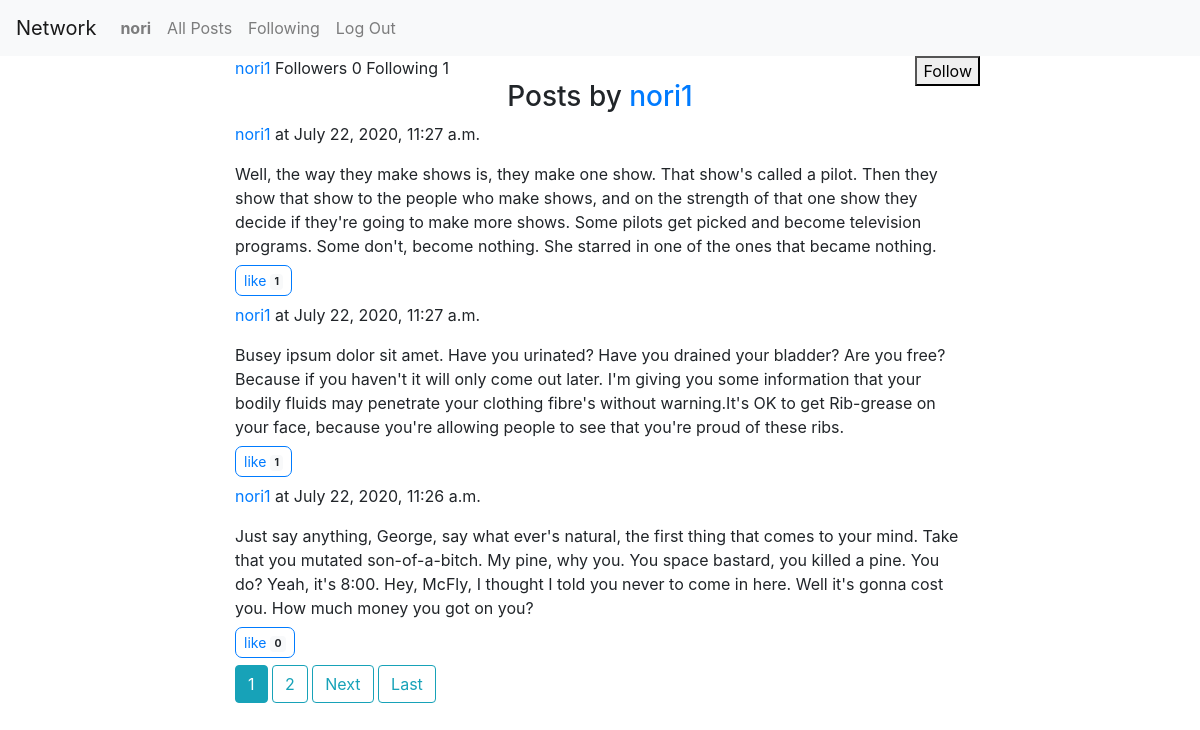
Page /profile/nori1 (signed in) on the committed database.
### network/models.py (models this page shows, shortened)
class User(AbstractUser):
    pass

class Post(models.Model):
    content = models.TextField()
    author = models.ForeignKey(User, on_delete=models.CASCADE)
    created_at = models.DateTimeField(auto_now_add=True)
    n_likes = models.IntegerField(default=0)

### network/views.py (the view)
# urls.py: path("profile/<username>", views.profile, name="profile"),
def profile(request, username):
    userid = User.objects.filter(username=username).first().id
    posts = Post.objects.filter(author=userid).order_by('created_at').reverse()
    posts_ids = posts.values_list('id', flat=True)
    posts_likes = Post_likes.objects.filter(post_id__in=posts_ids, user_id=userid)
    paginator = Paginator(posts, 3)
    page_number = request.GET.get('page')
    page_obj = paginator.get_page(page_number)
    context = {
        "page_obj": page_obj ,
        "username": username,
        "n_followers":Follower.objects.filter(user=userid).count(),
        "n_following":Follower.objects.filter(follower_id=userid).count(),
        'posts_likes': posts_likes.values_list('post_id', flat=True),
        "is_follower": Follower.objects.filter(user=userid, follower_id=request.user.id)
    }
    return render(request, "network/profile.html", context)

### network/templates/network/profile.html (shortened to what this page needs)
{% extends "network/layout.html" %}
{% block body %}
    <div  style="text-align: left;">
        <span> <a href="{%url 'profile' username %}">{{username}}</a></span>
         <span>Followers <span> {{n_followers}} </span></span>
         <span>Following  <span>{{n_following}}</span></span>
    </div>
    {% if user.username != username  %}
        {% if is_follower %}
            <button class="follow">Following</button>
        {% else %}
            <button class="follow" >Follow</button>
        {% endif %}
    {% endif%}
    <div>
        <h3 style="text-align: center;">Posts by <span> <a href="{%url 'profile' username %}">{{username}}</a></span> </h3>
        {% for post in page_obj %}
        <div id="{{post.id}}" style="position: relative;">
            <p><a href="{% url 'profile' post.author %}">{{ post.author }}</a> at {{ post.created_at }} </p>
            <div>
                {{ post.content }}
            </div>
            {% if post.id in posts_likes %}
            <button type="button" class="btn btn-outline-primary btn-sm like">
                liked <span class="badge badge-light">{{ post.n_likes }}</span>
            </button>
            {% else %}
            <button type="button" class="btn btn-outline-primary btn-sm like">
                like <span class="badge badge-light">{{ post.n_likes }}</span>
            </button>
            {% endif %}
        </div>
        {% endfor %}
    </div>
    <div>
        {% for num in page_obj.paginator.page_range %}
            {% if page_obj.number == num %}
                <a class="btn btn-info mb-4" href="?page={{ num }}">{{ num }}</a>
            {% elif num > page_obj.number|add:'-3' and num < page_obj.number|add:'3' %}
                <a class="btn btn-outline-info mb-4" href="?page={{ num }}">{{ num }}</a>
            {%endif%}
        {% endfor%}
        {% if page_obj.has_next %}
            <a class="btn btn-outline-info mb-4" href="?page={{page_obj.next_page_number}}">Next</a>
            <a class="btn btn-outline-info mb-4" href="?page={{page_obj.paginator.page_range}}">Last</a>
        {%endif%}
    </div>
{% endblock %}

### network/templates/network/layout.html (shortened to what this page needs)
{% load static %}
<!DOCTYPE html>
<html lang="en">
    <head>
        <link rel="stylesheet" href="https://stackpath.bootstrapcdn.com/bootstrap/4.4.1/css/bootstrap.min.css">
        <link href="{% static 'network/styles.css' %}" rel="stylesheet">
    </head>
    <body>
        <nav style="color: aqua;" class="navbar navbar-expand-lg navbar-light bg-light">
            <a class="navbar-brand" href="{% url 'index' %}">Network</a>
            <div>
              <ul class="navbar-nav mr-auto">
                {% if user.is_authenticated %}
                    <li class="nav-item">
                        <a class="nav-link" href="{% url 'profile' user.username %}"><strong>{{ user.username }}</strong></a>
                    </li>
                {% endif %}
                <li class="nav-item">
                  <a class="nav-link" href="{% url 'index' %}">All Posts</a>
                </li>
                {% if user.is_authenticated %}
                    <li class="nav-item">
                        <a class="nav-link" href="{% url 'follow' %}">Following</a>
                    </li>
                    <li class="nav-item">
                        <a class="nav-link" href="{% url 'logout' %}">Log Out</a>
                    </li>
                {% endif %}
              </ul>
            </div>
          </nav>
        <div class="body">
            <div class="container">
                <div class="row">
                    <div class="col-sm-2">
                    </div>
                        <div class="col-sm-8">
                            {% block body %}
                            {% endblock %}
                        </div>
                    <div class="col-sm-2">
                    </div>
                </div>
            </div>
        </div>
    </body>
</html>

### network/static/network/styles.css (style rules this page uses)
.follow { position: absolute; top: 0; right: 0; }
.like { border-radius: .5em; margin-top: .5em; margin-bottom: .5em; }

### rows in the picture
User: username "nori"
User: username "nori1"
Post: author "nori1", created_at "July 22, 2020, 11:27 a.m.", content "Well, the way they make shows is, they make one show. That show's called a pilot. Then they show that show to the people who make shows, and on the strength of that one show they decide if they're going to make more shows. Some pilots get picked and become television programs. Some don't, become nothing. She starred in one of the ones that became nothing.", n_likes "1"
Post: author "nori1", created_at "July 22, 2020, 11:27 a.m.", content "Busey ipsum dolor sit amet. Have you urinated? Have you drained your bladder? Are you free? Because if you haven't it will only come out later. I'm giving you some information that your bodily fluids may penetrate your clothing fibre's without warning.It's OK to get Rib-grease on your face, because you're allowing people to see that you're proud of these ribs.", n_likes "1"
Post: author "nori1", created_at "July 22, 2020, 11:26 a.m.", content "Just say anything, George, say what ever's natural, the first thing that comes to your mind. Take that you mutated son-of-a-bitch. My pine, why you. You space bastard, you killed a pine. You do? Yeah, it's 8:00. Hey, McFly, I thought I told you never to come in here. Well it's gonna cost you. How much money you got on you?", n_likes "0"

### other values in the picture
{{ n_followers }} "0"
{{ n_following }} "1"
{{ num }} "1"
{{ num }} "2"
